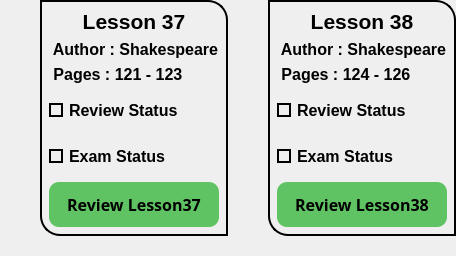
            <widget class="QWidget" name="widget_97" native="true">
             <property name="maximumSize">
              <size>
               <width>16777215</width>
               <height>280</height>
              </size>
             </property>
             <layout class="QHBoxLayout" name="horizontalLayout_21">
              <property name="spacing">
               <number>0</number>
              </property>
              <property name="leftMargin">
               <number>0</number>
              </property>
              <property name="topMargin">
               <number>0</number>
              </property>
              <property name="rightMargin">
               <number>0</number>
              </property>
              <property name="bottomMargin">
               <number>0</number>
              </property>
              <item>
               <widget class="QWidget" name="widget_101" native="true">
                <property name="styleSheet">
                 <string notr="true"/>
                </property>
                <layout class="QVBoxLayout" name="verticalLayout_79">
                 <property name="spacing">
                  <number>0</number>
                 </property>
                 <property name="leftMargin">
                  <number>40</number>
                 </property>
                 <property name="topMargin">
                  <number>0</number>
                 </property>
                 <property name="rightMargin">
                  <number>0</number>
                 </property>
                 <property name="bottomMargin">
                  <number>20</number>
                 </property>
                 <item>
                  <widget class="QWidget" name="widget_102" native="true">
                   <property name="styleSheet">
                    <string notr="true">border-bottom-left-radius:20px;
border-top-right-radius:20px;
border:2px solid black;
</string>
                   </property>
                   <layout class="QVBoxLayout" name="verticalLayout_80">
                    <item>
                     <widget class="QLabel" name="label_113">
                      <property name="font">
                       <font>
                        <family>Tahoma</family>
                        <pointsize>16</pointsize>
                        <bold>true</bold>
                       </font>
                      </property>
                      <property name="styleSheet">
                       <string notr="true">color:black;
border:none;</string>
                      </property>
                      <property name="text">
                       <string>Lesson 37</string>
                      </property>
                      <property name="alignment">
                       <set>Qt::AlignCenter</set>
                      </property>
                     </widget>
                    </item>
                    <item>
                     <widget class="QLabel" name="label_114">
                      <property name="minimumSize">
                       <size>
                        <width>0</width>
                        <height>5</height>
                       </size>
                      </property>
                      <property name="font">
                       <font>
                        <family>Tahoma</family>
                        <pointsize>12</pointsize>
                        <bold>true</bold>
                       </font>
                      </property>
                      <property name="styleSheet">
                       <string notr="true">color:black;
border:none;</string>
                      </property>
                      <property name="text">
                       <string> Author : Shakespeare</string>
                      </property>
                      <property name="alignment">
                       <set>Qt::AlignLeading|Qt::AlignLeft|Qt::AlignVCenter</set>
                      </property>
                     </widget>
                    </item>
                    <item>
                     <widget class="QLabel" name="label_115">
                      <property name="minimumSize">
                       <size>
                        <width>0</width>
                        <height>0</height>
                       </size>
                      </property>
                      <property name="font">
                       <font>
                        <family>Tahoma</family>
                        <pointsize>12</pointsize>
                        <bold>true</bold>
                       </font>
                      </property>
                      <property name="styleSheet">
                       <string notr="true">color:black;
border:none;</string>
                      </property>
                      <property name="text">
                       <string> Pages : 121 - 123</string>
                      </property>
                      <property name="alignment">
                       <set>Qt::AlignLeading|Qt::AlignLeft|Qt::AlignVCenter</set>
                      </property>
                     </widget>
                    </item>
                    <item>
                     <widget class="QCheckBox" name="checkBox73">
                      <property name="minimumSize">
                       <size>
                        <width>0</width>
                        <height>40</height>
                       </size>
                      </property>
                      <property name="font">
                       <font>
                        <family>Tahoma</family>
                        <pointsize>12</pointsize>
                        <bold>true</bold>
                       </font>
                      </property>
                      <property name="layoutDirection">
                       <enum>Qt::LeftToRight</enum>
                      </property>
                      <property name="styleSheet">
                       <string notr="true">QCheckBox::indicator {
	border:2px solid black;	

}
QCheckBox::indicator:checked {
    background-color: qradialgradient(spread:pad, 
                            cx:0.5,
                            cy:0.5,
                            radius:0.9,
                            fx:0.5,
                            fy:0.5,
                            stop:0 rgba(0, 255, 0, 255), 
                            stop:1 rgba(0, 64, 0, 255));
}

QCheckBox{
	color:black;
	border:none;
}
</string>
                      </property>
                      <property name="text">
                       <string>Review Status</string>
                      </property>
                      <property name="iconSize">
                       <size>
                        <width>40</width>
                        <height>40</height>
                       </size>
                      </property>
                      <property name="tristate">
                       <bool>false</bool>
                      </property>
                     </widget>
                    </item>
                    <item>
                     <widget class="QCheckBox" name="checkBox74">
                      <property name="minimumSize">
                       <size>
                        <width>0</width>
                        <height>40</height>
                       </size>
                      </property>
                      <property name="font">
                       <font>
                        <family>Tahoma</family>
                        <pointsize>12</pointsize>
                        <bold>true</bold>
                       </font>
                      </property>
                      <property name="styleSheet">
                       <string notr="true">QCheckBox::indicator {
	border:2px solid black;	
}
QCheckBox::indicator:checked {
    background-color: qradialgradient(spread:pad, 
                            cx:0.5,
                            cy:0.5,
                            radius:0.9,
                            fx:0.5,
                            fy:0.5,
                            stop:0 rgba(0, 255, 0, 255), 
                            stop:1 rgba(0, 64, 0, 255));
}
QCheckBox{
	color:black;
	border:none;
}</string>
                      </property>
                      <property name="text">
                       <string>Exam Status</string>
                      </property>
                     </widget>
                    </item>
                    <item>
                     <widget class="QPushButton" name="btn37">
                      <property name="minimumSize">
                       <size>
                        <width>0</width>
                        <height>45</height>
                       </size>
                      </property>
                      <property name="font">
                       <font>
                        <family>Sitka Small Semibold</family>
                        <pointsize>12</pointsize>
                        <bold>true</bold>
                       </font>
                      </property>
                      <property name="cursor">
                       <cursorShape>PointingHandCursor</cursorShape>
                      </property>
                      <property name="styleSheet">
                       <string notr="true">border:none;
border-radius:10px;
color:black;
background-color: rgb(96, 195, 99);</string>
                      </property>
                      <property name="text">
                       <string>Review Lesson37</string>
                      </property>
                     </widget>
                    </item>
                   </layout>
                  </widget>
                 </item>
                </layout>
               </widget>
              </item>
              <item>
               <widget class="QWidget" name="widget_99" native="true">
                <property name="styleSheet">
                 <string notr="true"/>
                </property>
                <layout class="QVBoxLayout" name="verticalLayout_77">
                 <property name="spacing">
                  <number>0</number>
                 </property>
                 <property name="leftMargin">
                  <number>40</number>
                 </property>
                 <property name="topMargin">
                  <number>0</number>
                 </property>
                 <property name="rightMargin">
                  <number>0</number>
                 </property>
                 <property name="bottomMargin">
                  <number>20</number>
                 </property>
                 <item>
                  <widget class="QWidget" name="widget_100" native="true">
                   <property name="styleSheet">
                    <string notr="true">border-bottom-left-radius:20px;
border-top-right-radius:20px;
border:2px solid black;
</string>
                   </property>
                   <layout class="QVBoxLayout" name="verticalLayout_78">
                    <item>
                     <widget class="QLabel" name="label_110">
                      <property name="font">
                       <font>
                        <family>Tahoma</family>
                        <pointsize>16</pointsize>
                        <bold>true</bold>
                       </font>
                      </property>
                      <property name="styleSheet">
                       <string notr="true">color:black;
border:none;</string>
                      </property>
                      <property name="text">
                       <string>Lesson 38</string>
                      </property>
                      <property name="alignment">
                       <set>Qt::AlignCenter</set>
                      </property>
                     </widget>
                    </item>
                    <item>
                     <widget class="QLabel" name="label_111">
                      <property name="minimumSize">
                       <size>
                        <width>0</width>
                        <height>5</height>
                       </size>
                      </property>
                      <property name="font">
                       <font>
                        <family>Tahoma</family>
                        <pointsize>12</pointsize>
                        <bold>true</bold>
                       </font>
                      </property>
                      <property name="styleSheet">
                       <string notr="true">color:black;
border:none;</string>
                      </property>
                      <property name="text">
                       <string> Author : Shakespeare</string>
                      </property>
                      <property name="alignment">
                       <set>Qt::AlignLeading|Qt::AlignLeft|Qt::AlignVCenter</set>
                      </property>
                     </widget>
                    </item>
                    <item>
                     <widget class="QLabel" name="label_112">
                      <property name="minimumSize">
                       <size>
                        <width>0</width>
                        <height>0</height>
                       </size>
                      </property>
                      <property name="font">
                       <font>
                        <family>Tahoma</family>
                        <pointsize>12</pointsize>
                        <bold>true</bold>
                       </font>
                      </property>
                      <property name="styleSheet">
                       <string notr="true">color:black;
border:none;</string>
                      </property>
                      <property name="text">
                       <string> Pages : 124 - 126</string>
                      </property>
                      <property name="alignment">
                       <set>Qt::AlignLeading|Qt::AlignLeft|Qt::AlignVCenter</set>
                      </property>
                     </widget>
                    </item>
                    <item>
                     <widget class="QCheckBox" name="checkBox75">
                      <property name="minimumSize">
                       <size>
                        <width>0</width>
                        <height>40</height>
                       </size>
                      </property>
                      <property name="font">
                       <font>
                        <family>Tahoma</family>
                        <pointsize>12</pointsize>
                        <bold>true</bold>
                       </font>
                      </property>
                      <property name="layoutDirection">
                       <enum>Qt::LeftToRight</enum>
                      </property>
                      <property name="styleSheet">
                       <string notr="true">QCheckBox::indicator {
	border:2px solid black;	

}
QCheckBox::indicator:checked {
    background-color: qradialgradient(spread:pad, 
                            cx:0.5,
                            cy:0.5,
                            radius:0.9,
                            fx:0.5,
                            fy:0.5,
                            stop:0 rgba(0, 255, 0, 255), 
                            stop:1 rgba(0, 64, 0, 255));
}

QCheckBox{
	color:black;
	border:none;
}
</string>
                      </property>
                      <property name="text">
                       <string>Review Status</string>
                      </property>
                      <property name="iconSize">
                       <size>
                        <width>40</width>
                        <height>40</height>
                       </size>
                      </property>
                      <property name="tristate">
                       <bool>false</bool>
                      </property>
                     </widget>
                    </item>
                    <item>
                     <widget class="QCheckBox" name="checkBox76">
                      <property name="minimumSize">
                       <size>
                        <width>0</width>
                        <height>40</height>
                       </size>
                      </property>
                      <property name="font">
                       <font>
                        <family>Tahoma</family>
                        <pointsize>12</pointsize>
                        <bold>true</bold>
                       </font>
                      </property>
                      <property name="styleSheet">
                       <string notr="true">QCheckBox::indicator {
	border:2px solid black;	
}
QCheckBox::indicator:checked {
    background-color: qradialgradient(spread:pad, 
                            cx:0.5,
                            cy:0.5,
                            radius:0.9,
                            fx:0.5,
                            fy:0.5,
                            stop:0 rgba(0, 255, 0, 255), 
                            stop:1 rgba(0, 64, 0, 255));
}
QCheckBox{
	color:black;
	border:none;
}</string>
                      </property>
                      <property name="text">
                       <string>Exam Status</string>
                      </property>
                     </widget>
                    </item>
                    <item>
                     <widget class="QPushButton" name="btn38">
                      <property name="minimumSize">
                       <size>
                        <width>0</width>
                        <height>45</height>
                       </size>
                      </property>
                      <property name="font">
                       <font>
                        <family>Sitka Small Semibold</family>
                        <pointsize>12</pointsize>
                        <bold>true</bold>
                       </font>
                      </property>
                      <property name="cursor">
                       <cursorShape>PointingHandCursor</cursorShape>
                      </property>
                      <property name="styleSheet">
                       <string notr="true">border:none;
border-radius:10px;
color:black;
background-color: rgb(96, 195, 99);</string>
                      </property>
                      <property name="text">
                       <string>Review Lesson38</string>
                      </property>
                     </widget>
                    </item>
                   </layout>
                  </widget>
                 </item>
                </layout>
               </widget>
              </item>
             </layout>
            </widget>
